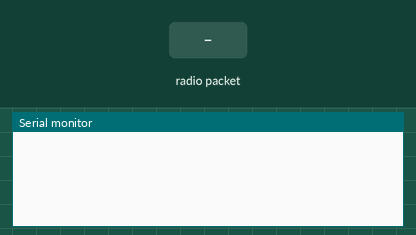
Bench run of a sketch on a simulated Arduino Uno, built with avr-gcc and run on an emulated ATmega328P. On the bench: the last lines printed to the serial monitor. Inputs (shaded band) come from the test bench. No radio packets arrive unless stated.

Above: at 1.2 s.
1.3 s: radio packet "1" arrives
At 2.1 s:
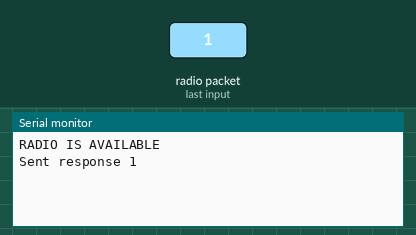
2.8 s: radio packet "0" arrives
At 3.3 s:
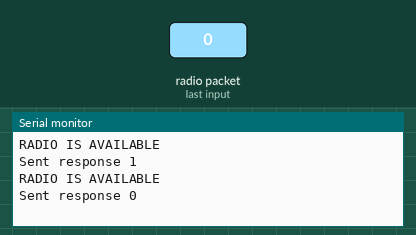
4.3 s: radio packet "2" arrives
At 5.6 s:
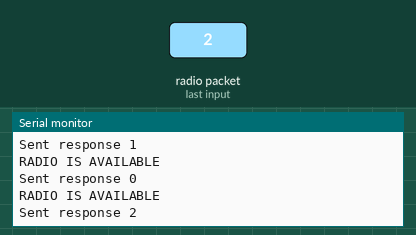

The sketch:

receiever.ino
```cpp
#include <SPI.h>
#include <RF24.h>
#include <printf.h>
#include <nRF24L01.h>

RF24 radio(9, 10);

const uint64_t pipes[2] = { 0x314e6f6465LL, 0x324e6f6465LL };

void setup() {
    Serial.begin(115200);
    printf_begin();

    radio.begin();
    radio.setPayloadSize(8);
    radio.setCRCLength(RF24_CRC_8);
    radio.setDataRate(RF24_250KBPS);
    radio.setPALevel(RF24_PA_LOW);

    // REVERSE AS RPI SENDER
    radio.openWritingPipe(pipes[0]);
    radio.openReadingPipe(1, pipes[1]);

    radio.startListening();
    radio.printDetails();
}

void loop() {
    char response[8];

    if (radio.available()) {
        Serial.println("RADIO IS AVAILABLE");
        while (radio.available()) {
            radio.read( &response, sizeof(response) );
        }
        radio.stopListening();
        radio.write( &response, sizeof(response) );
        radio.startListening();
        Serial.print("Sent response ");
        Serial.println(response);
    }
}
```

Measured:
- after the input at 1.3 s, the serial monitor: prints a new line at once (image 1)
- after the input at 2.8 s, the serial monitor: prints a new line at once (image 2)
- after the input at 4.3 s, the serial monitor: prints a new line at once (image 3)
